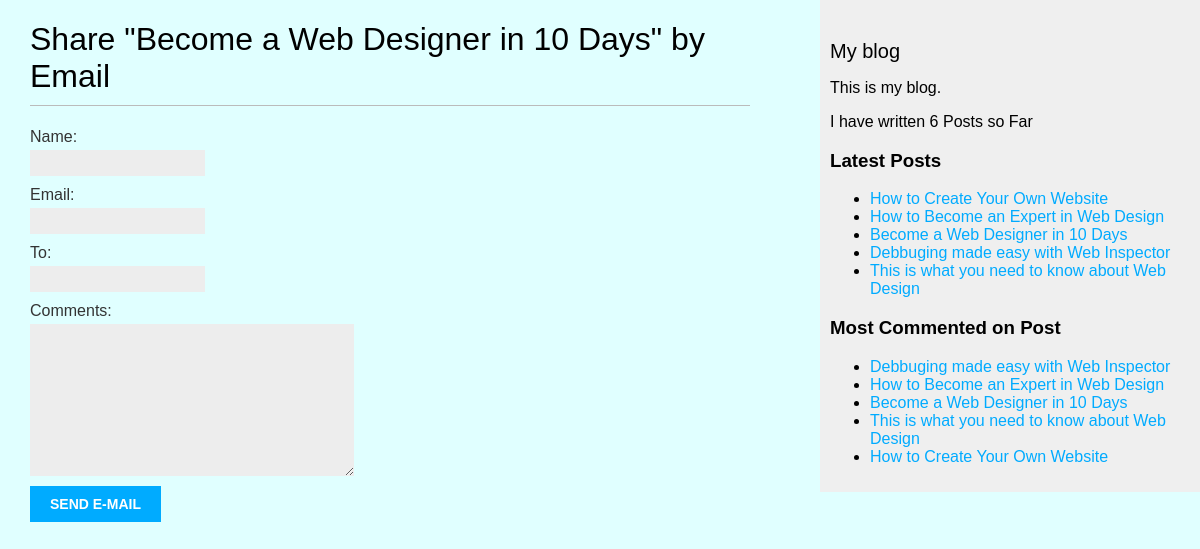
Screenshot of /4/share/ with the database file from the repository.
### blog/models.py (models this page shows, shortened)
class Post(models.Model):
    class Status(models.TextChoices):
        DRAFT = 'DF', 'Draft'
        PUBLISHED = 'PB', 'Published'
    title = models.CharField(max_length=250)
    slug = models.SlugField(max_length=250,
                            unique_for_date='publish')
    author = models.ForeignKey(User, on_delete=models.CASCADE, related_name="blog_posts")
    body = models.TextField()
    publish = models.DateTimeField(default=timezone.now)
    created = models.DateTimeField(auto_now_add=True)
    updated = models.DateTimeField(auto_now=True)
    status = models.CharField(max_length=2,
                              choices=Status.choices,
                              default=Status.DRAFT)
    objects = models.Manager()#Default Manager
    published = PublishedManager()#Our Custom Manager
    tags = TaggableManager()
    class Meta:
        ordering = ['-publish']
        indexes = [
            models.Index(fields=['-publish']),
        ]
    def get_absolute_url(self):
        return reverse('blog:post_detail',
                       args=[self.publish.year,
                             self.publish.month,
                             self.publish.day,
                             self.slug])

### blog/views.py (the view)
# urls.py: path('<int:post_id>/share/', views.post_share, name="post_share"),
def post_share(request, post_id):
    post = get_object_or_404(Post, id=post_id, status=Post.Status.PUBLISHED)
    sent = False
    if request.method == 'POST':
        form = EmailPostForm(request.POST)
        if form.is_valid():
            cd = form.cleaned_data
            post_url = request.build_absolute_uri(
                post.get_absolute_url())
            subject = f"{cd['name']} recommends you read " \
                      f"{post.title}"
            message = f"Read {post.title} at {post_url}\n\n" \
                      f"{cd['comments']}"
            send_mail(subject, message, 'bonheurngezayo2@gmail.com',
                     [cd['to']])
            sent = True
    else:
        form = EmailPostForm()
    return render(request, "blog/post/share.html", {'post': post,
                                                    'form': form,
                                                    'sent': sent})

### blog/forms.py
class EmailPostForm(forms.Form):
    name = forms.CharField(max_length=25)
    email = forms.EmailField()
    to = forms.EmailField()
    comments = forms.CharField(required=False,
                               widget=forms.Textarea)

### blog/models.py (called while the page is built)
    def get_queryset(self):
        return super().get_queryset().filter(status=Post.Status.PUBLISHED)

### blog/templatetags/blog_tags.py (called while the page is built)
@register.simple_tag
def total_posts():
    return Post.published.count()

@register.inclusion_tag('blog/post/latest_posts.html')
def show_latest_posts(count=5):
    latest_posts = Post.published.order_by('-publish')[:count]
    return {'latest_posts': latest_posts}

@register.simple_tag
def get_most_commented_posts(count=5):
    return Post.published.annotate(
               total_comments=Count('comments')
        ).order_by('-total_comments')[:count]

### blog/templates/blog/post/share.html (shortened to what this page needs)
{% extends "blog/base.html" %}
{% block content %}
{% if sent %}
    <h1>Email successfully Sent</h1>
    <p>
        "{{ post.title }}" was successfully sent to {{ form.cleaned_data.to }}.
    </p>
{% else %}
    <h1>Share "{{ post.title }}" by Email</h1>
    <form action="" method="post" novalidate>
        {{ form.as_p }}
        <input type="submit" value="Send e-mail">
    </form>
{% endif %}
{% endblock %}

### blog/templates/blog/base.html (shortened to what this page needs)
{% load blog_tags %}
{% load static %}
<!DOCTYPE html>
<html>
<head>
 <link href="{% static "css/blog.css" %}" rel="stylesheet">
</head>
<body>
 <div id="content">
   {% block content %}
   {% endblock %}
 </div>
 <div id="sidebar">
    <h2>My blog</h2>
    <p>This is my blog.</p>
    <p>I have written {% total_posts %} Posts so Far</p>
    <h3>Latest Posts</h3>
    <p>{% show_latest_posts %}</p>
    <h3>Most Commented on Post</h3>
    {% get_most_commented_posts as most_commented_posts %}
    <ul>
      {% for post in most_commented_posts %}
      <li>
        <a href="{{ post.get_absolute_url }}">{{ post.title }}</a>
      </li>
      {% endfor %}
    </ul>
 </div>
</body>
</html>

### blog/templates/blog/post/latest_posts.html
<ul>
    {% for post in latest_posts %}
        <li>
            <a href="{{ post.get_absolute_url }}">{{ post.title }}</a>
        </li>
    {% endfor %}
</ul>

### blog/static/css/blog.css (style rules this page uses)
body { margin:0; padding:0; font-family:helvetica, sans-serif; background-color: lightcyan; }
a { color:#00abff; text-decoration:none; }
h1 { font-weight:normal; border-bottom:1px solid #bbb; padding:0 0 10px 0; }
h2 { font-weight:normal; margin:30px 0 0; font-size: 20px; }
#content { float:left; width:60%; padding:0 0 0 30px; }
#sidebar { float:right; width:30%; padding:10px; background:#efefef; height:100%; }
label { float:left; clear:both; color:#333; margin-bottom:4px; }
input, textarea { clear:both; float:left; margin:0 0 10px; background:#ededed; border:0; padding:6px 10px; font-size:12px; }
input[type=submit] { font-weight:bold; background:#00abff; color:#fff; padding:10px 20px; font-size:14px; text-transform:uppercase; }

### rows the page displays
Post: title "Become a Web Designer in 10 Days"
Post: title "How to Create Your Own Website"
Post: title "How to Become an Expert in Web Design"
Post: title "Debbuging made easy with Web Inspector"
Post: title "This is what you need to know about Web Design"
